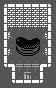

This game map was drawn from its Tiled (.tmx) file and the tilesets committed beside it. A one-line description and the full map source follow:
An orthogonal 7x11 tile map with 8x8 px tiles, 1 tile layer (Tile Layer 1).

<map version="1.5" tiledversion="1.6.0" orientation="orthogonal" renderorder="right-down" width="7" height="11" tilewidth="8" tileheight="8" infinite="0" nextlayerid="2" nextobjectid="1">
 <tileset firstgid="1" source="bg.tsx" />
 <layer id="1" name="Tile Layer 1" width="7" height="11">
  <data encoding="csv">
17,18,18,18,18,18,19,
33,3,3,3,3,3,35,
33,3,3,3,3,3,35,
33,5,5,5,5,5,35,
33,65,78,79,80,82,35,
33,2,94,95,96,2,35,
33,81,110,111,112,66,35,
33,2,2,2,2,2,35,
49,21,97,97,97,20,51,
1,33,2,16,2,35,1,
1,49,50,50,50,51,1
</data>
 </layer>
</map>